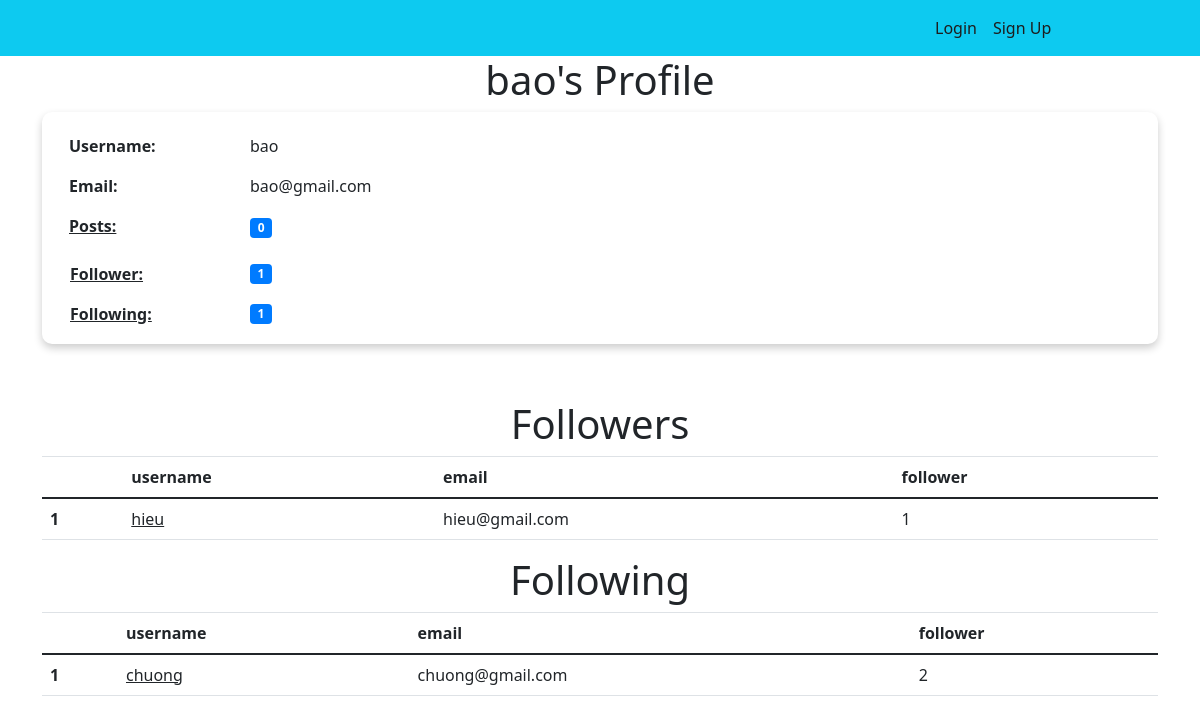
The page /profile/3 on the database its author committed.
### models.py (models this page shows, shortened)
class User(db.Model, UserMixin):
    __tablename__ = 'users'
    id = db.Column(db.Integer, primary_key=True)
    username = db.Column(db.String(64), unique=True, index=True)
    email = db.Column(db.String(150), unique= True)
    img = db.Column(db.Text, nullable = True)
    password_hash = db.Column(db.String(128))
    posts = db.relationship('Post', backref="author", lazy=True)
    comments = db.relationship('Comment', backref="user_comment", lazy=True)
    followed = db.relationship('Follow', foreign_keys=[Follow.follower_id], backref=db.backref('follower', lazy='joined'), lazy=True, cascade='all, delete-orphan')
    followers = db.relationship('Follow', foreign_keys=[Follow.followed_id], backref=db.backref('followed', lazy='joined'), lazy=True, cascade='all, delete-orphan')
    @property
    def password(self):
        raise AttributeError('password is not a readable attribute')

class Follow(db.Model):
    __tablename__ = 'follows'
    follower_id = db.Column(db.Integer, db.ForeignKey('users.id'),
    primary_key=True)
    followed_id = db.Column(db.Integer, db.ForeignKey('users.id'),
    primary_key=True)
    timestamp = db.Column(db.DateTime, default=datetime.now)

### views.py (the view)
@views.route("/profile/<author_id>")
def profile(author_id):
    user = User.query.filter_by(id=author_id).first()
    follower = current_user
    hasfollow = Follow()
    if follower.is_authenticated:
        hasfollow = Follow.query.filter_by(follower_id=follower.id, followed_id=user.id).first()
    if not user:
        flash('No user with that username exists.', category='error')
        return redirect(url_for('views.home'))
    return render_template("userprofile.html", Blogger = user,user = current_user, hasfollow = hasfollow)

### templates/userprofile.html (shortened to what this page needs)
{% extends "base.html" %} {% block title %}Home{% endblock %} {% block content
    %}
    <h1 align="center">{{Blogger.username}}'s Profile</h1>
    <div class="container-fluid" style="background-color: rgb(255, 255, 255); box-shadow: 0 4px 8px 0 rgba(0,0,0,0.2); border-radius: 10px;">
        <div class="row" style="padding-top: 2%;"></div>
        <div class="row-1">
            <div class="col-sm">
                <div class="row">
                    <div class="col-2">
                        <p><b>Username:</b></p>
                        <p><b>Email:</b></p>
                        <p><a href="/posts/{{Blogger.id}}" class = "link-dark"><b>Posts: </b></a></p>
                    </div>
                    <div class="col-6">
                        <p>{{Blogger.username}}</p>
                        <p>{{Blogger.email}}</p>
                        <span class="badge badge-primary badge-pill">{{Blogger.posts|length}}</span>
                    </div>
                </div>
            </div>
            <div class="col-sm" style="padding-left: 0px;">
                <ul class="list-group list-group-flush" style="margin-right: 78.25%;">
                    <li class="list-group-item d-flex justify-content-between align-items-center">
                        <a href="#tb-1" class = "link-dark"><b>Follower: </b></a>
                        <span class="badge badge-primary badge-pill">{{Blogger.followers|length}}</span>
                    </li>
                    <li class="list-group-item d-flex justify-content-between align-items-center">
                        <a href="#tb-2" class = "link-dark"><b>Following: </b></a>
                        <span class="badge badge-primary badge-pill">{{Blogger.followed|length}}</span>
                    </li>
                </ul>
            </div>
        </div>
        <div class="row" style="padding-top: 10px;"></div>
    </div>
    <h1 align="center">Followers</h1>
    <table class="table table-white" id="tb-1">
        <thead>
          <tr>
            <th scope="col"></th>
            <th scope="col">username</th>
            <th scope="col">email</th>
            <th scope="col">follower</th>
          </tr>
        </thead>
        <tbody>
          {% set i = namespace(value=1) %}
          {% for follower in Blogger.followers %}
            <tr>
                <th scope="row">{{i.value}} </th>
                <td><a href="/profile/{{follower.follower.id}}" class="link-dark">{{follower.follower.username}}</a></td>
                <td>{{follower.follower.email}}</td>
                <td>{{follower.follower.followers|length}}</td>
            </tr>
            {% set i.value = i.value + 1 %}
          {% endfor %}
        </tbody>
    </table>
    <h1 align="center">Following</h1>
    <table class="table table-white" id="tb-2">
        <thead>
          <tr>
            <th scope="col"></th>
            <th scope="col">username</th>
            <th scope="col">email</th>
            <th scope="col">follower</th>
          </tr>
        </thead>
        <tbody>
          {% set i = namespace(value=1) %}
          {% for follower in Blogger.followed %}
            <tr>
                <th scope="row">{{i.value}} </th>
                <td><a href="/profile/{{follower.followed.id}}" class="link-dark">{{follower.followed.username}}</a></td>
                <td>{{follower.followed.email}}</td>
                <td>{{follower.followed.followers|length}}</td>
            </tr>
            {% set i.value = i.value + 1 %}
          {% endfor %}
        </tbody>
    </table>
    {% endblock %}

### rows shown on the page
User: username "bao", email "bao@gmail.com"
Follow: value "1", follower.username "hieu", follower.email "hieu@gmail.com", follower.followers|length "1"
Follow: value "1", followed.username "chuong", followed.email "chuong@gmail.com", followed.followers|length "2"

### other values the page prints
{{ Blogger.posts|length }} "0"
{{ Blogger.followers|length }} "1"
{{ Blogger.followed|length }} "1"
